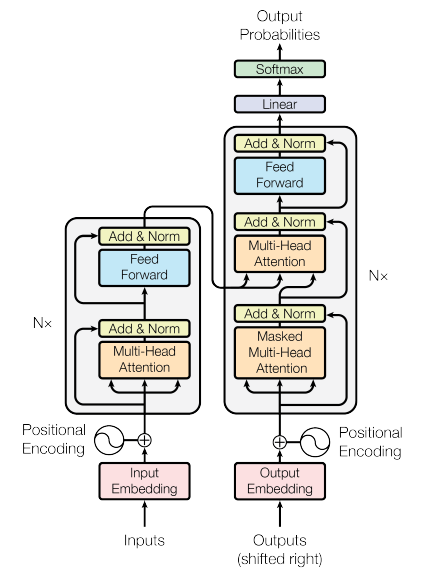
#> input picture Data/Images/Attention Is All You Need.png, 428 x 581 px; the run also reads 1 picture not shown here
$ jupyter execute --allow-errors 'Transformer Architecture.ipynb'
#> lines starting #> are read from the running program, lines starting #| are printed output that depends on the picture
# What is Transformer Architecture?

The Transformer architecture is a deep learning model introduced in the paper "Attention Is All You Need" by Vaswani et al. in 2017. It has revolutionized the field of natural language processing (NLP) and become the foundation for many state-of-the-art NLP models, such as BERT, GPT, and more. The Transformer architecture is not limited to NLP and can be applied to various sequence-to-sequence tasks, including machine translation, text summarization, and more.

Key features of the Transformer architecture:

1. **Self-Attention Mechanism**:
   - The core innovation in the Transformer is the self-attention mechanism. It allows the model to weigh the importance of different words in a sentence, considering their context. This mechanism is crucial for capturing long-range dependencies in sequences.

2. **Parallelization**:
   - Unlike recurrent neural networks (RNNs) and convolutional neural networks (CNNs), the Transformer architecture can process input sequences in parallel. This greatly speeds up training and inference.

3. **Encoder-Decoder Architecture**:
   - The Transformer is typically used in a sequence-to-sequence setting, where an encoder processes the input sequence and a decoder generates the output sequence.

4. **Positional Encoding**:
   - Since the Transformer doesn't have an inherent sense of the order of elements in a sequence (unlike RNNs), positional encoding is added to the input to provide information about the position of words in the sequence.

5. **Multi-Head Attention**:
   - To capture different types of relationships in the data, the Transformer uses multi-head attention. It performs multiple attention operations in parallel, each focusing on different aspects of the input.

6. **Feedforward Neural Networks**:
   - After the attention mechanism, the Transformer includes feedforward neural networks to further process the information.

7. **Layer Normalization**:
   - Layer normalization is applied after each sub-layer within the model to stabilize training.

8. **Stacking Layers**:
   - Transformers are typically deep models, consisting of multiple layers of encoders and decoders. Stacking layers allows the model to learn hierarchical representations.

9. **Masking**:
   - In tasks like machine translation, masking is used to prevent the decoder from attending to future tokens, ensuring causal attention and autoregressive behavior.

The Transformer architecture has several advantages, including its ability to capture long-range dependencies, its parallelism, and its scalability to handle large datasets. This architecture has become the foundation for a wide range of NLP models, leading to significant improvements in tasks like translation, summarization, question-answering, and sentiment analysis.

Since its introduction, the Transformer has been adapted and extended into various variants, such as the BERT model for pre-training and GPT (Generative Pre-trained Transformer) for generative tasks, further demonstrating its versatility and effectiveness in natural language understanding and generation tasks.

# Architecture and Components

[cell 1]
from PIL import Image
from IPython.display import display

img1=Image.open('Data/Images/Attention Is All You Need.png')
#> img1 is the input picture: PIL image 428x581 RGBA; mean R, G, B, A 233, 232.4, 230.3, 255
img1=img1.convert('RGB')
#> img1: PIL image 428x581 RGB
display(img1)

The Transformer architecture relies on a self-attention mechanism and consists of several key components. Here's an explanation of its architecture and components:

**Components of the Transformer Architecture**:

1. **Input Embeddings**:
   - The input to the Transformer consists of a sequence of tokens (e.g., words or subwords). Each token is initially represented as an embedding vector, which can be learned during training or obtained from pre-trained word embeddings.

2. **Positional Encoding**:
   - Since the Transformer does not have an inherent sense of word order like recurrent neural networks (RNNs), positional encodings are added to the input embeddings. These encodings provide information about the position of tokens in the sequence.

3. **Multi-Head Self-Attention Mechanism**:
   - The self-attention mechanism is at the core of the Transformer. It allows the model to weigh the importance of different tokens in the input sequence when making predictions.
   - Multi-head attention involves multiple attention mechanisms running in parallel, each focusing on different aspects of the input.
   - The self-attention mechanism computes attention scores, which are used to determine how much focus should be given to each token in the sequence.

4. **Layer Normalization**:
   - Layer normalization is applied after the self-attention mechanism and the feedforward neural networks. It helps stabilize training and improves the flow of gradients through the model.

5. **Feedforward Neural Networks (FFN)**:
   - After self-attention, the model passes the outputs through a feedforward neural network for further processing and feature extraction.
   - FFNs are typically applied independently to each position in the sequence.

6. **Encoder-Decoder Architecture (For Sequence-to-Sequence Tasks)**:
   - In tasks like machine translation, the Transformer uses an encoder-decoder architecture.
   - The encoder processes the input sequence, while the decoder generates the output sequence.

7. **Output Embeddings**:
   - The final layer of the decoder produces output embeddings, which are then converted into probabilities for each token in the output vocabulary. These probabilities are used to generate the output sequence.

8. **Position-wise Feedforward Networks**:
   - The FFNs in the Transformer operate on a position-wise basis, meaning they process each token's representation independently.

9. **Residual Connections**:
   - To facilitate the training of very deep networks, residual connections are employed. These connections allow gradients to flow more effectively during backpropagation.

10. **Stacked Layers**:
   - Transformers are typically deep models with multiple layers of encoders and decoders, allowing them to learn hierarchical representations of the input data.

The general architecture of the Transformer includes multiple layers of encoders and decoders, each consisting of the components mentioned above. The self-attention mechanism plays a crucial role in modeling relationships and dependencies between tokens in the sequence, making it well-suited for a wide range of NLP tasks.

Variants and extensions of the Transformer architecture have been developed for specific tasks, such as the BERT model for pre-training and GPT (Generative Pre-trained Transformer) for generative tasks. These models have achieved remarkable performance across various NLP applications.

# Notation Used In `Attention Is All You Need`

These notations include:

1. **General Notation**:
   - **Input Sequence**: A sequence of input tokens, often represented as `X`.
   - **Output Sequence**: A sequence of output tokens, often represented as `Y`.
   - **Sequence Length**: The number of tokens in a sequence, often represented as `n`.

2. **Embeddings**:
   - **Word Embeddings**: The embedding of a word `x_i` is typically denoted as `x_i`.
   - **Positional Encodings**: The positional encoding of a token is often represented as `PE_i`.
   - **Learned Embeddings**: Learned embeddings can be represented as `E`.

3. **Attention Mechanism**:
   - **Query (Q)**: The query vector is represented as `Q`.
   - **Key (K)**: The key vector is represented as `K`.
   - **Value (V)**: The value vector is represented as `V`.
   - **Attention Scores (A)**: The attention scores are often represented as `A`.
   - **Attention Weights (W)**: The attention weights are often represented as `W`.

4. **Multi-Head Attention**:
   - **Number of Heads**: The number of attention heads is typically represented as `h`.
   - **Attention for Head `i`**: To indicate the attention scores or weights for a specific head, a subscript is often used, such as `A_i` or `W_i`.

5. **Layer Notation**:
   - **Layer Index**: The index for a specific layer is often represented as `l`.

6. **Feedforward Neural Networks (FFN)**:
   - **Output of FFN**: The output of the FFN is often represented as `FFN(x)`.

7. **Residual Connections and Layer Normalization**:
   - **Residual Connection**: Residual connections are denoted by adding the input to the output, such as `x + FFN(x)`.
   - **Layer Normalization**: Layer normalization can be indicated with the notation `LN(x)`.

8. **Position-wise Processing**:
   - To represent the processing of each token independently in position-wise processing, subscripts are often used, such as `x_i` or `FFN(x)_i`.

9. **Stacked Layers**:
   - To represent stacked layers in the model, layer indices are typically used, such as `l_1`, `l_2`, etc.

10. **Encoder and Decoder**:
    - **Encoder Output**: The output of the encoder is often represented as `Encoder(X)`.
    - **Decoder Output**: The output of the decoder is often represented as `Decoder(Y)`.

11. **Subword Segmentation**:
    - To represent subword segmentation, notations like `▁` (underscore) are used to indicate spaces in subword tokens, e.g., "un▁do▁able."

These are the standard notations used in the original Transformer architecture and many subsequent models based on it. These notations help in describing the architecture and components of the model more precisely and are widely adopted in the literature.

# Encoder

[cell 2]
img2=Image.open('Data/Images/transformer.png')
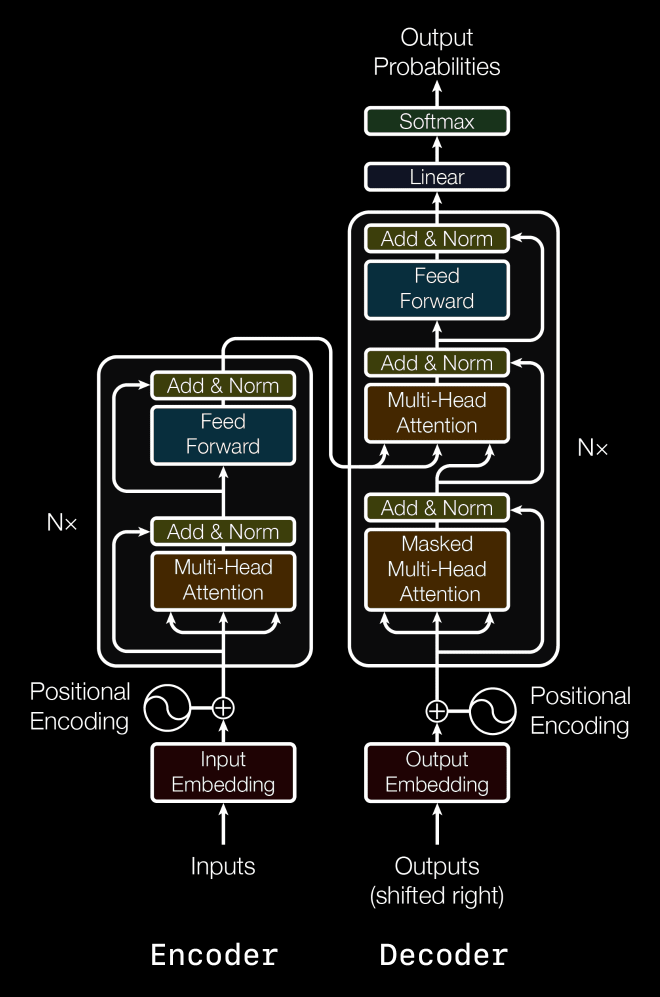
#> input picture Data/Images/transformer.png, 1320 x 1993 px (shown at 1/2 size)
#> img2 is the input picture: PIL image 1320x1993 RGB; mean R, G, B 24.7, 24.1, 22.2
img2=img2.convert('RGB')
display(img2)

# What is an input embedding?

**Input embedding is a fundamental concept in natural language processing and deep learning. It involves representing words or tokens in a numerical format that is suitable for processing by neural networks. To explain input embedding mathematically, let's break it down step by step.**

[cell 3]
img3=Image.open('Data/Images/Input_Embeddings.png')
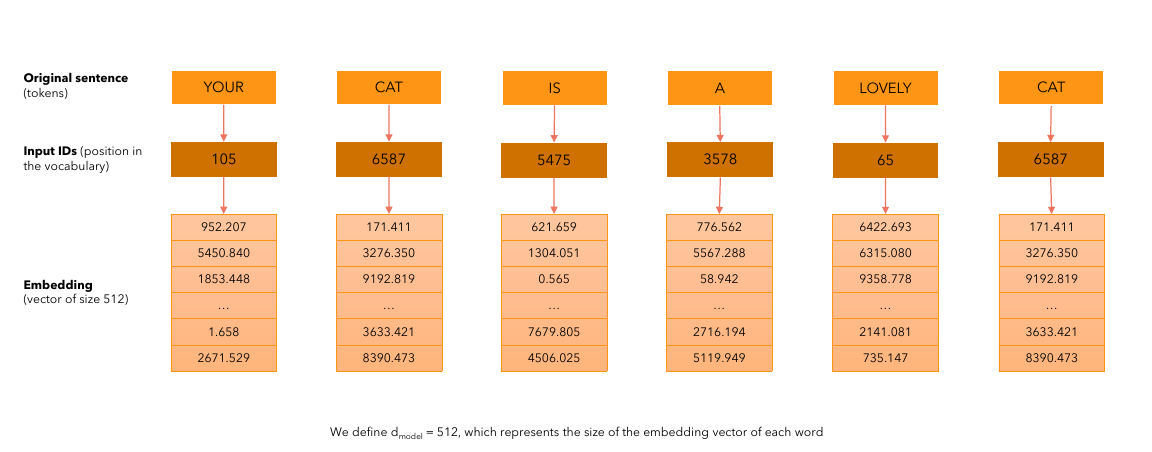
#> input picture Data/Images/Input_Embeddings.png, 1152 x 452 px
#> img3 is the input picture: PIL image 1152x452 RGB; mean R, G, B 249.9, 228.8, 209.1
img3=img3.convert('RGB')
display(img3)

**Input Embedding**:

1. **Word Representation**:
   - In natural language processing, text data is often represented as sequences of words or tokens. Each word needs to be converted into a numerical form so that it can be used as input to a neural network.

2. **One-Hot Encoding (Conceptual Explanation)**:
   - One simple way to represent words numerically is through one-hot encoding. In this approach, each word in the vocabulary is associated with a unique integer index. For a given word, its one-hot encoding is a binary vector where all elements are zero except for the one corresponding to the word's index. Mathematically, this can be represented as follows:

     - Suppose we have a vocabulary V with N unique words. The one-hot encoding of a word w_i would be a vector of length N, with a 1 at index i and 0s elsewhere:

       ```
       w_i = [0, 0, ..., 1, ..., 0]
                  ↑
                  i-th position
       ```

3. **Word Embeddings (Continuous Representation)**:
   - One-hot encoding has limitations in capturing semantic relationships between words. Word embeddings offer a more expressive representation. Word embeddings are continuous vector representations of words in a continuous vector space.
   - Word embeddings are typically learned during training, and the embedding vectors capture semantic similarities between words. Mathematically, this can be represented as follows:

     - Suppose we have a word embedding matrix E, where each row corresponds to the embedding vector of a word. For a given word w_i, its word embedding can be represented as a vector e_i:

       ```
       e_i = E[i]
       ```

   - The word embeddings are learned in a way that similar words have similar embeddings, allowing neural networks to capture semantic relationships between words.

4. **Sentence or Sequence Embedding**:
   - In the context of NLP, sentences or sequences are typically represented as a series of word embeddings. These word embeddings are often stacked together to form a sequence or sentence embedding.

   - For a sequence of words, denoted as [w_1, w_2, ..., w_n], the corresponding sequence embedding can be represented as follows:

     ```
     Sentence Embedding = [e_1, e_2, ..., e_n]
     ```

   - The sequence embedding is then used as input to a neural network for further processing, such as in the Transformer architecture.

Input embedding, as described, allows neural networks to work with text data efficiently and capture the semantic information of words within a continuous vector space, facilitating various natural language processing tasks.

# What is positional encoding?

**Positional encoding is a crucial component in the Transformer architecture used for natural language processing tasks. Its primary purpose is to provide information about the position of tokens in a sequence, addressing the challenge that Transformers don't have an inherent understanding of token order. Here's an explanation of positional encoding, along with the mathematical concept and its usage in the Transformer architecture:**

[cell 4]
img4=Image.open('Data/Images/Positional_Encoding.png')
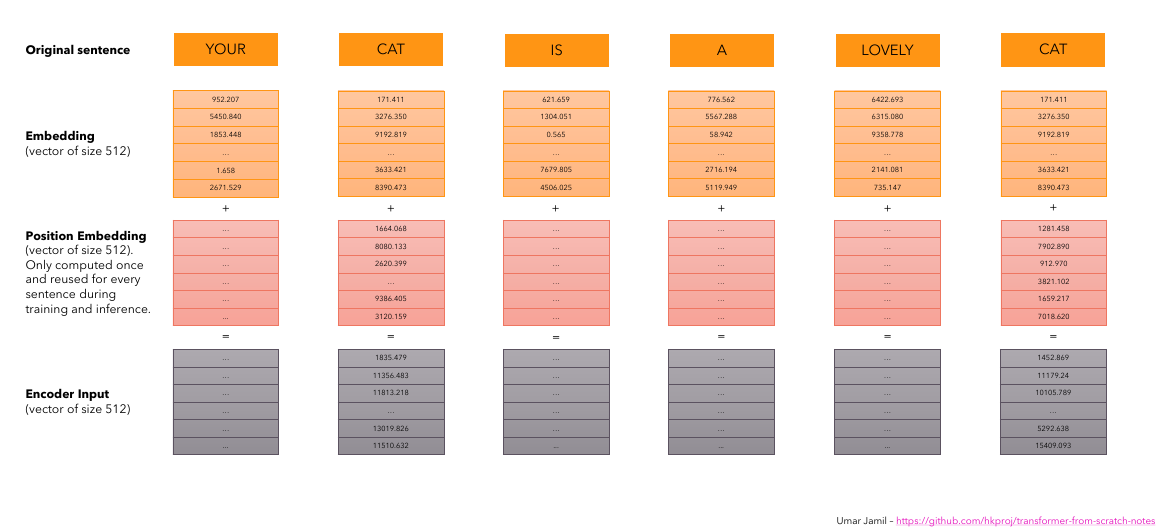
#> input picture Data/Images/Positional_Encoding.png, 1167 x 529 px
#> img4 is the input picture: PIL image 1167x529 RGB; mean R, G, B 240.7, 220.9, 210.6
img4=img4.convert('RGB')
img5=Image.open('Data/Images/Positional_Encoding_2.png')
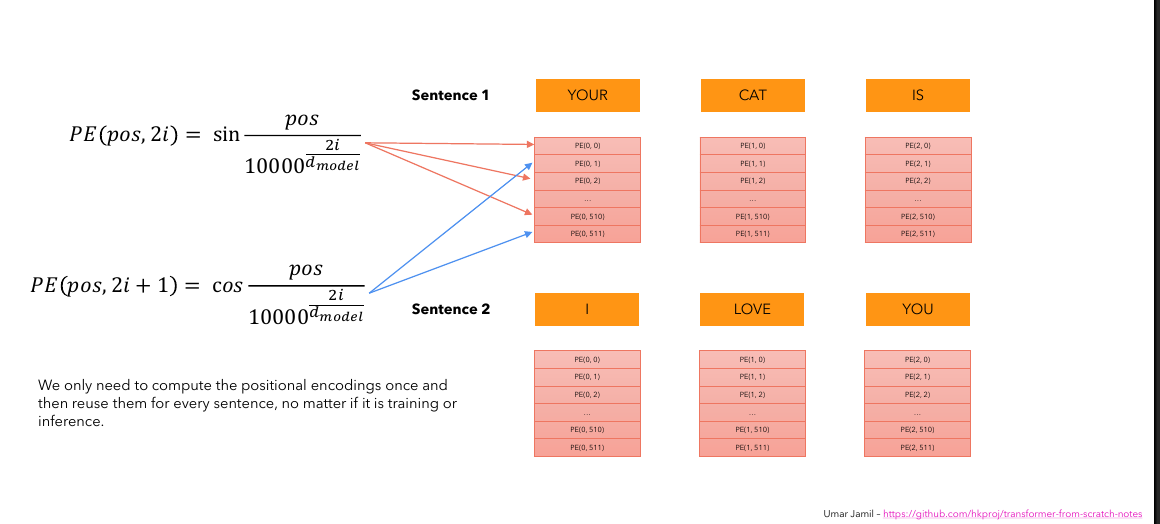
#> input picture Data/Images/Positional_Encoding_2.png, 1160 x 524 px
#> img5 is the input picture: PIL image 1160x524 RGB; mean R, G, B 249.7, 237.7, 232.5
#> (the rest of the program and of its run is left out)
